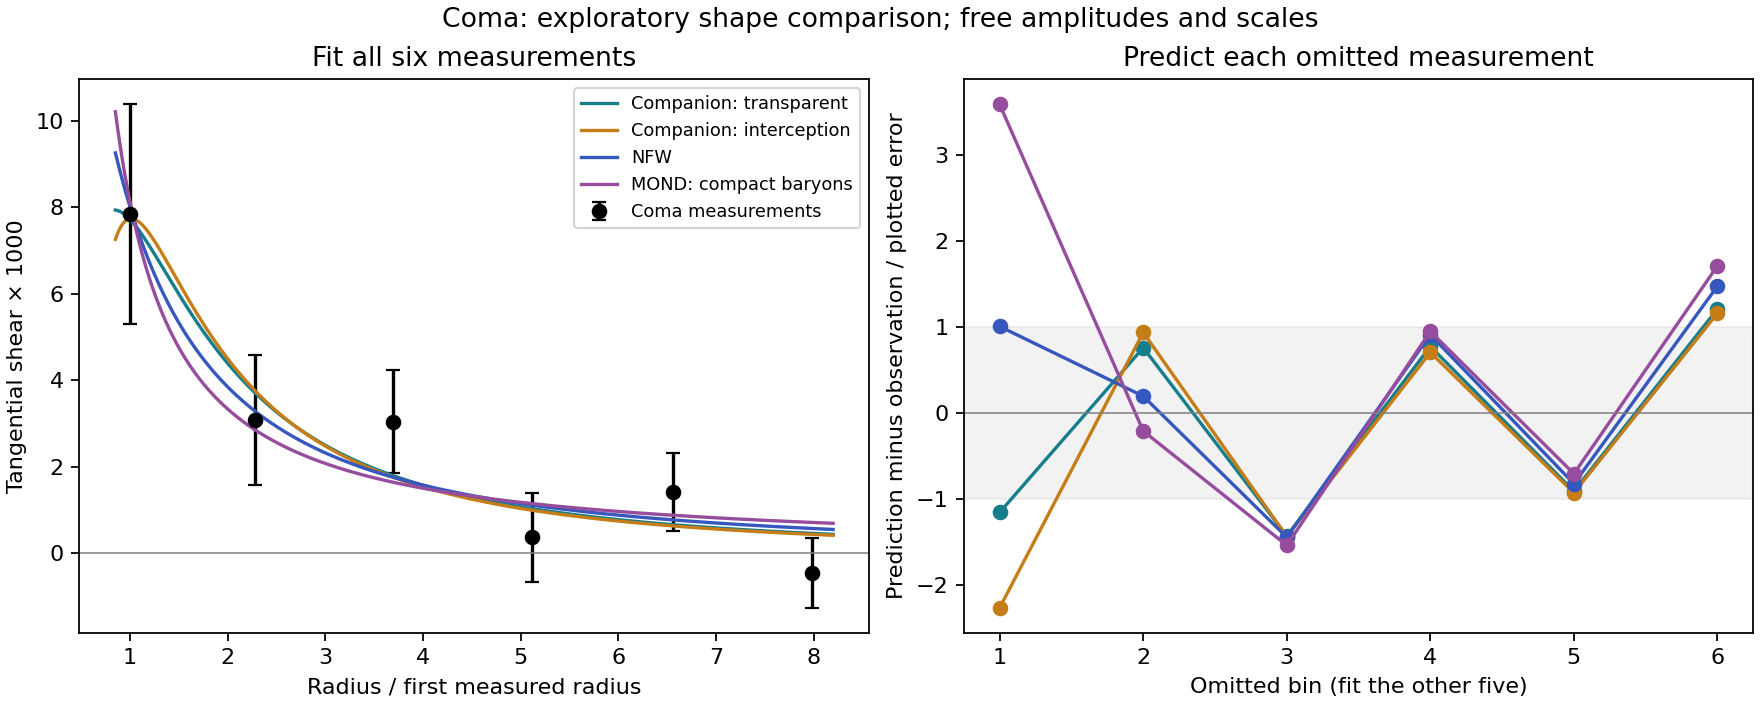

Write Python code to recreate this figure.
"""Coma full-profile and leave-one-bin-out diagnostic; same shape assumptions."""
import ast
import json
from pathlib import Path
import numpy as np
from numpy.polynomial.legendre import leggauss
from scipy.interpolate import PchipInterpolator
from scipy.integrate import cumulative_trapezoid
from scipy.optimize import minimize_scalar

HERE=Path(__file__).resolve().parent
# Load only the already tested projection function, without rerunning its driver.
tree=ast.parse((HERE/'cluster-model-comparison.py').read_text())
exec(compile(ast.Module(body=[n for n in tree.body if isinstance(n,ast.FunctionDef) and n.name=='shape'],type_ignores=[]),'<existing shape>','exec'))
raw=json.loads((HERE.parent/'cluster-observation-readiness/kubo-figure-data.json').read_text())
rows=raw['rows'];R=np.array([r['published_radius_h_inverse_Mpc'] for r in rows]);R/=R[0]
y=np.array([r['shear_t'] for r in rows]);err=np.array([r['plotted_sigma_t'] for r in rows])
control=json.loads((HERE.parent/'cluster-observation-readiness/kubo-controls-results.json').read_text())['blank_rows']
yc=y-np.array([r['shear_t'] for r in control]);ec=np.hypot(err,[r['sigma_t'] for r in control])

def nfw_exact(x):
    # Known projected NFW formula: DeltaSigma/(rho_s*r_s).
    x=np.asarray(x);A=np.empty_like(x)
    lo=x<1;hi=x>1;eq=x==1
    A[lo]=np.arccosh(1/x[lo])/np.sqrt(1-x[lo]**2)
    A[hi]=np.arccos(1/x[hi])/np.sqrt(x[hi]**2-1)
    A[eq]=1
    f=np.empty_like(x);f[~eq]=(1-A[~eq])/(x[~eq]**2-1);f[eq]=1/3
    return 4*(np.log(x/2)+A)/x**2-2*f

checkx=np.geomspace(.02,500,201)
analytic_error=float(np.max(abs(nfw_exact(checkx)/shape(checkx,'nfw')-1)))
assert analytic_error<1e-6

def companion(T):
    # Identical fixed-T density and projection to coma.py.
    x=np.geomspace(1e-7,1e8,16001);mu,w=leggauss(96)
    if T:
        u=x[:,None]*mu;B2=1+x[:,None]**2*(1-mu**2);B=np.sqrt(B2)
        tau=(2*T/np.pi)*(u/(2*B2*(B2+u*u))+(np.arctan(u/B)+np.pi/2)/(2*B**3))
        J=.5*np.sum(np.exp(-np.maximum(tau,0))*w,axis=1)
    else:J=np.ones_like(x)
    logrho=PchipInterpolator(np.log(x),np.log(np.maximum(J/(1+x*x)**2,1e-300)))
    t,wt=leggauss(160);theta=(t+1)*np.pi/4;wt*=np.pi/4
    b=np.geomspace(1e-5,1e5,6001);s=np.sqrt(1+b*b)[:,None]
    rad=np.sqrt(b[:,None]**2+(s*np.tan(theta))**2)
    sigma=2*np.sum(np.exp(logrho(np.log(rad)))*s/np.cos(theta)**2*wt,axis=1)
    integ=sigma[0]*b[0]**2/2+cumulative_trapezoid(sigma*b,b,initial=0)
    F=PchipInterpolator(np.log(b),2*integ/b**2-sigma)
    return lambda b:F(np.log(b))

functions={'transparent':companion(0),'strong_interception':companion(100),
           'nfw':lambda b:shape(b,'nfw'),'mond_point_baryons':lambda b:shape(b,'mond_point_baryons'),
           'point_mass_control':lambda b:b**-2}
grid=np.linspace(-2,2,401)
# Precompute a fine scale grid once; optimize the actual function locally.
grids={k:np.array([f(R/10**a) for a in grid]) for k,f in functions.items()}

def fit(kind,indices,obs,errors):
    idx=np.asarray(indices);fn=functions[kind]
    def evaluate(a):
        f=fn(R/10**a);amp=max(0.,float(np.sum(f[idx]*obs[idx]/errors[idx]**2)/np.sum((f[idx]/errors[idx])**2)))
        pred=amp*f;return float(np.sum(((pred[idx]-obs[idx])/errors[idx])**2)),amp,pred
    if kind=='point_mass_control':a=0.
    else:
        f=grids[kind][:,idx];amp=np.maximum(0,np.sum(f*obs[idx]/errors[idx]**2,axis=1)/np.sum((f/errors[idx])**2,axis=1))
        losses=np.sum(((amp[:,None]*f-obs[idx])/errors[idx])**2,axis=1)
        i=int(np.argmin(losses));opt=minimize_scalar(lambda a:evaluate(a)[0],bounds=(grid[max(0,i-1)],grid[min(400,i+1)]),method='bounded')
        a=min([-2.,2.,float(opt.x)],key=lambda a:evaluate(a)[0])
    loss,amp,pred=evaluate(a)
    return dict(training_sum=loss,scale=10**a,amplitude=amp,boundary=abs(abs(a)-2)<1e-4,predictions=pred.tolist(),
                residual_sigma=((pred-obs)/errors).tolist(),all_sum=float(np.sum(((pred-obs)/errors)**2)))

out={'scope':'Post-comparison diagnostic, not blind prediction or a physical cluster transfer',
     'nfw_analytic_relative_error':analytic_error,'datasets':{}}
for label,obs,errors in [('published',y,err),('blank_subtracted_sensitivity',yc,ec)]:
    result={}
    for kind in functions:
        full=fit(kind,range(6),obs,errors);inner=fit(kind,range(3),obs,errors)
        loo=[fit(kind,[j for j in range(6) if j!=i],obs,errors) for i in range(6)]
        result[kind]=dict(full=full,inner=inner,leave_one_out=loo,
                         loo_sum=float(sum(m['residual_sigma'][i]**2 for i,m in enumerate(loo))),
                         inner_fit_outer_sum=float(sum(v*v for v in inner['residual_sigma'][3:])))
    out['datasets'][label]=result
# Verify prior fits reproduced rather than silently changing the models.
old=json.loads((HERE/'cluster-model-comparison-results.json').read_text())['models']
for m in old[:4]:
    new=out['datasets']['published'][m['model']]['inner']
    assert abs(new['training_sum']-m['training_diagonal_sum'])<1e-5
    assert np.max(abs(np.array(new['predictions'])-m['predicted_shear']))<1e-7
(HERE/'cluster-comparison-detail-results.json').write_text(json.dumps(out,indent=2,allow_nan=False)+'\n')
lines=['# Coma comparison: why the NFW result looked worse','',
       'The earlier outer-only score is not a full-profile goodness-of-fit score. The authors fitted all six bins; we initially fitted only three. This diagnostic retains every measurement, including the negative outer shear, and uses the same two-parameter shapes. Point mass is a diagnostic control, not a physical cluster candidate.','']
for label,result in out['datasets'].items():
    lines += ['## '+label,'','| Shape | Fit all six | Predict outer three from inner three | Leave-one-bin-out sum |','|---|---:|---:|---:|']
    for kind,m in result.items():lines.append(f"| {kind} | {m['full']['all_sum']:.4f} | {m['inner_fit_outer_sum']:.4f} | {m['loo_sum']:.4f} |")
lines += ['','## Interpretation','',
          'NFW is competitive: its full-profile score is 3.8549 versus 3.6839/3.7245 for the companion shapes. Its leave-one-out score 6.8209 is essentially tied with transparent capture 6.8573 and better than strong interception 10.7919. These differences do not establish superiority. The point-mass control deteriorates to 32.1738 on leave-one-out prediction.','',
          'For the original inner-only NFW fit, outer bins 4 and 6 lie 1.28 and 1.74 plotted standard errors below its predictions; bin 5 differs by only 0.20. NFW fitted to all six prefers scale 0.431 first-radius units, versus 1.006 from the inner three. This is why extrapolating the inner fit looked worse: the three inner bins do not fix the scale tightly. It is not a failed NFW projection.','',
          'All sums use diagonal plotted errors. Lower is closer under these assumptions; leave-one-out predicts each omitted bin using five others and sums those six errors. It is an interpolation/stability diagnostic, not an independent next-cluster prediction. No probability or model-selection significance is claimed. The blank-subtracted rows assume an additive control offset and independent errors, and are sensitivity results rather than a mandatory correction.','',
          'The published NFW full-profile chi-square is 3.87 for four degrees of freedom. Our reconstructed-bin, bin-center fit is only an approximate reproduction; exact source weighting/bin averaging is unavailable. We independently checked the numerical NFW projection against the known analytic projected profile, with maximum relative error '+f'{analytic_error:.3g}'+'. The prior inner fits are reproduced to the checks recorded in the script.','',
          'A point mass places all lens mass inside the measured radii and has shear proportional to 1/R^2. It can be an exterior approximation, but these six points do not demonstrate that Coma is a point mass or that its extended gas and galaxy motions can be explained that way. Keep it out of the physical candidate ranking.','',
          'The companion alternatives and compact-baryon MOND remain freely normalized shapes. Neither is a baryon-calibrated cluster prediction; the one-third retention factor is still absorbed by the fitted amplitude. See the previous protocol.','',
          'Sources: [Kubo et al., section 3.2](https://arxiv.org/pdf/0709.0506); [known analytic NFW lensing, Wright and Brainerd](https://arxiv.org/abs/astro-ph/9908213). All six research goals remain open.']
(HERE/'cluster-comparison-detail-report.md').write_text('\n'.join(lines)+'\n')
import matplotlib
matplotlib.use('Agg')
import matplotlib.pyplot as plt
fig,axes=plt.subplots(1,2,figsize=(11,4.4),layout='constrained')
colors={'transparent':'#167d8d','strong_interception':'#c47d17','nfw':'#3657bd','mond_point_baryons':'#974d9d'}
labels={'transparent':'Companion: transparent','strong_interception':'Companion: interception','nfw':'NFW','mond_point_baryons':'MOND: compact baryons'}
rad=np.linspace(.85,8.2,300)
axes[0].errorbar(R,y*1000,yerr=err*1000,fmt='ko',capsize=3,label='Coma measurements')
for kind,color in colors.items():
    m=out['datasets']['published'][kind];p=m['full']
    axes[0].plot(rad,p['amplitude']*functions[kind](rad/p['scale'])*1000,color=color,label=labels[kind])
    axes[1].plot(range(1,7),[v['residual_sigma'][i] for i,v in enumerate(m['leave_one_out'])],'-o',color=color,label=labels[kind])
axes[0].axhline(0,color='gray',lw=.7);axes[0].set(xlabel='Radius / first measured radius',ylabel='Tangential shear × 1000',title='Fit all six measurements')
axes[0].legend(fontsize=8)
axes[1].axhline(0,color='gray',lw=.7);axes[1].axhspan(-1,1,color='gray',alpha=.1)
axes[1].set(xlabel='Omitted bin (fit the other five)',ylabel='Prediction minus observation / plotted error',title='Predict each omitted measurement')
fig.suptitle('Coma: exploratory shape comparison; free amplitudes and scales',fontsize=12)
fig.savefig(HERE/'cluster-comparison-detail.png',dpi=160)
plt.close(fig)
for label,result in out['datasets'].items():
    print(label)
    for kind,m in result.items():print(kind,round(m['full']['all_sum'],4),round(m['loo_sum'],4),m['full']['boundary'])
